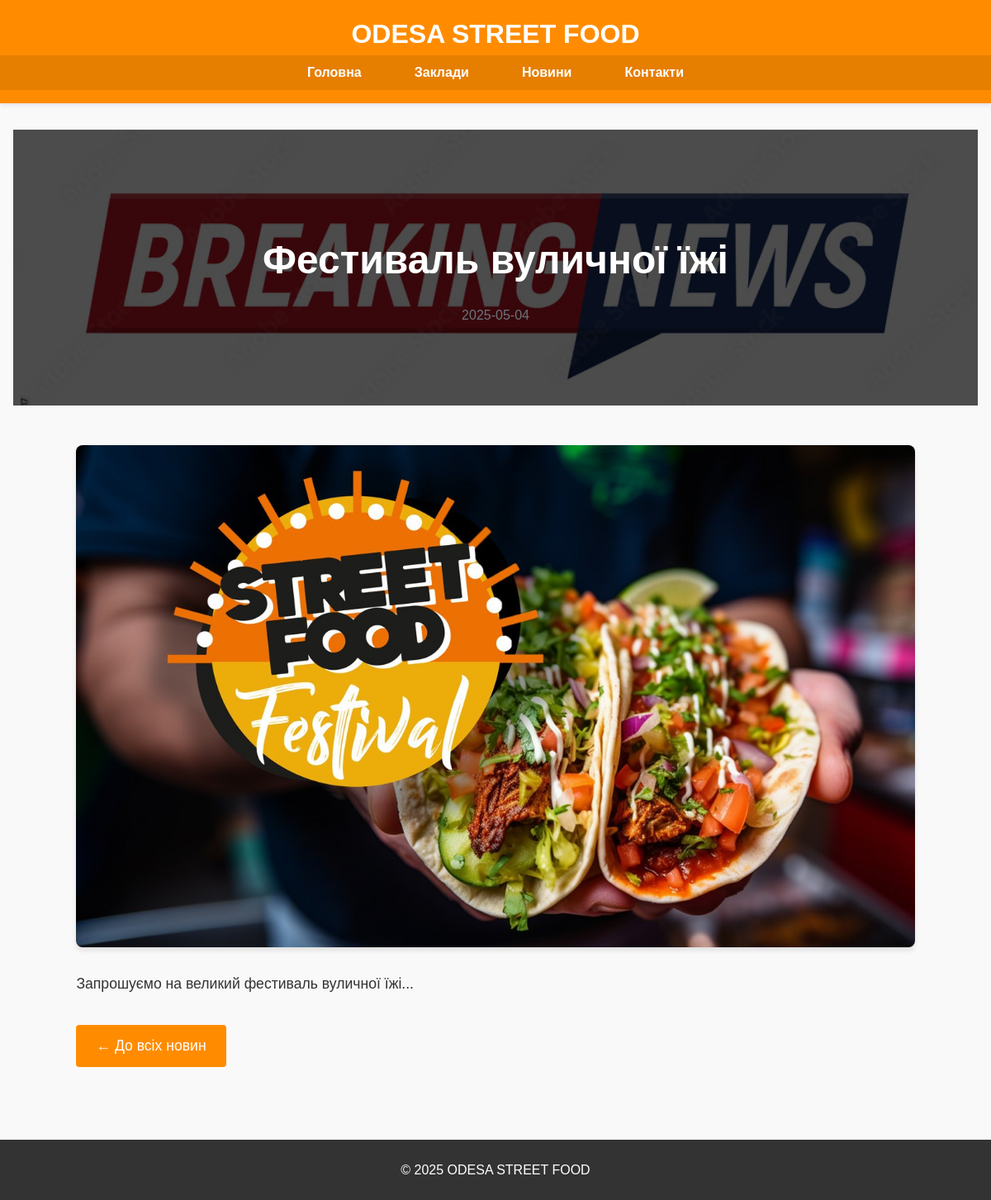
Screenshot of /news/1 with the database file from the repository.
### tables this page shows
CREATE TABLE news
                 (
                     id
                     INTEGER
                     PRIMARY
                     KEY
                     AUTOINCREMENT,
                     title
                     TEXT
                     NOT
                     NULL,
                     date
                     TEXT
                     NOT
                     NULL,
                     content
                     TEXT
                     NOT
                     NULL,
                     image
                     TEXT
                     NOT
                     NULL
                 );

### app.py (the view)
@app.route('/news/<int:news_id>')
def news_item(news_id):
    conn = sqlite3.connect('news.db')
    c = conn.cursor()
    c.execute("SELECT * FROM news WHERE id = ?", (news_id,))
    news_item = dict(zip(['id', 'title', 'date', 'content', 'image'], c.fetchone()))
    conn.close()
    return render_template('news_item.html', now=datetime.now(), news_item=news_item)

### templates/news_item.html (shortened to what this page needs)
{% extends "base.html" %}
{% block content %}
<section class="news-header">
    <h1>{{ news_item.title }}</h1>
    <p class="news-date">{{ news_item.date }}</p>
</section>
<section class="news-single">
    <div class="container">
        <div class="news-image-full">
            <img src="{{ url_for('static', filename='images/news/' + news_item.image) }}" alt="{{ news_item.title }}">
        </div>
        <div class="news-content-full">
            <p>{{ news_item.content }}</p>
            <a href="/news" class="btn">← До всіх новин</a>
        </div>
    </div>
</section>
{% endblock %}

### static/css/style.css (style rules this page uses)
body { font-family: 'Arial', sans-serif; margin: 0; padding: 0; line-height: 1.6; color: #333; background-color: #f9f9f9; }
.container { width: 90%; max-width: 1200px; margin: 0 auto; }
.btn { display: inline-block; background: #ff8c00; color: white; padding: 0.7rem 1.5rem; border-radius: 4px; text-decoration: none; margin-top: 1rem; transition: background 0.3s; }
.news-header { background: linear-gradient(rgba(0,0,0,0.7), rgba(0,0,0,0.7)), url('../images/news-bg.jpg'); background-size: cover; background-position: center; color: white; text-align: center; padding: 5rem 0; margin-bottom: 3rem; }
.news-header h1 { font-size: 3rem; margin-bottom: 1rem; }
.news-date { color: #ff8c00; font-size: 0.9rem; }
.news-date { color: #6c757d; font-size: 1rem; display: block; margin-top: 10px; }
.news-single { max-width: 1200px; margin: 0 auto; padding: 0 20px; }
.news-image-full { margin-bottom: 30px; border-radius: 8px; overflow: hidden; box-shadow: 0 4px 6px rgba(0, 0, 0, 0.1); }
.news-image-full img { width: 100%; height: auto; display: block; transition: transform 0.3s ease; }
.news-content-full { line-height: 1.6; font-size: 1.1rem; color: #333; padding-bottom: 40px; }
.news-content-full p { margin-bottom: 20px; }

### rows the page displays
news: title "Фестиваль вуличної їжі", date "2025-05-04", image (picture), content "Запрошуємо на великий фестиваль вуличної їжі..."
